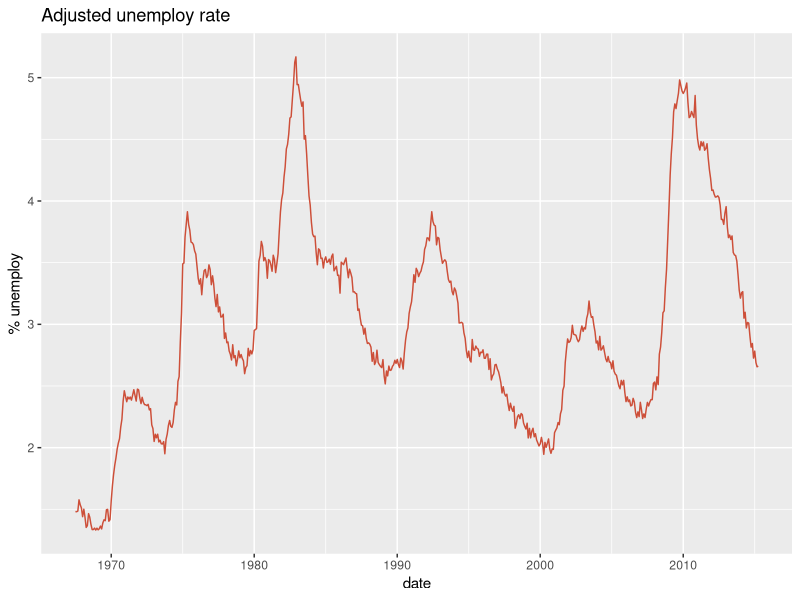
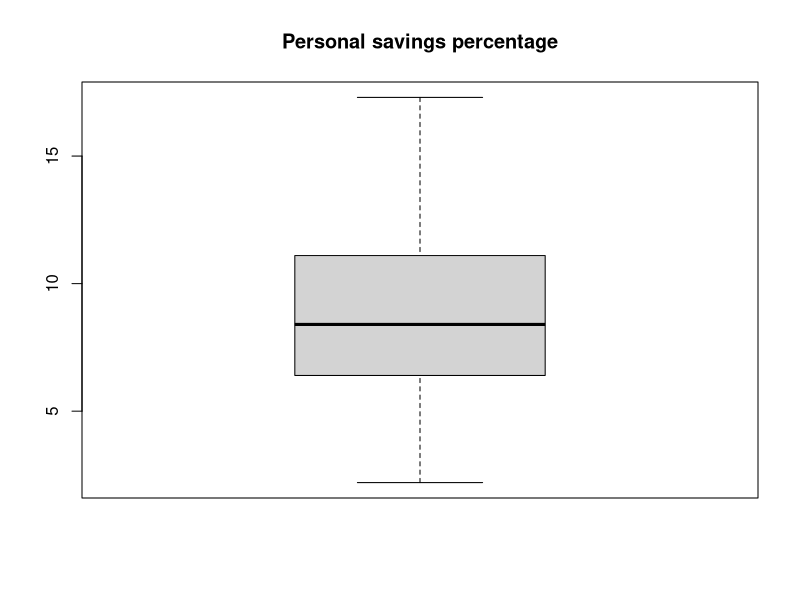

Write R code to recreate these figures, in order.
# Required Libraries
library(ggplot2)
library(dplyr)

# Importing data
data("economics")

# Review data sample
head(economics)
glimpse(economics)
summary(economics)

# Calculate unemployment rate
economics <- economics |>
  mutate(unemploy_rate = (unemploy / pop) * 100)

# Extract decade from the date
economics <- economics |>
  mutate(decade = paste0(floor(lubridate::year(date) / 10) * 10, "s"))


# Show summarise data by decades
economics |>
  group_by(decade) |>
  summarise(
    avg_pce = mean(pce),
    avg_desempleo = mean(unemploy_rate),
    avg_savings = mean(psavert)
  )

# Graph unemploy rate through years
ggplot(economics, aes(x = date, y = unemploy_rate)) +
  geom_line(color = 'tomato3') +
  labs(title = "Adjusted unemploy rate", y = "% unemploy")


# Graph saving distribution
boxplot(economics$psavert, main = "Personal savings percentage")
boxplot.stats(economics$psavert)$out

# Show the lowest savings
economics |>
  filter(psavert < 5) |>
  select(date, pce, psavert) |>
  arrange(date)
